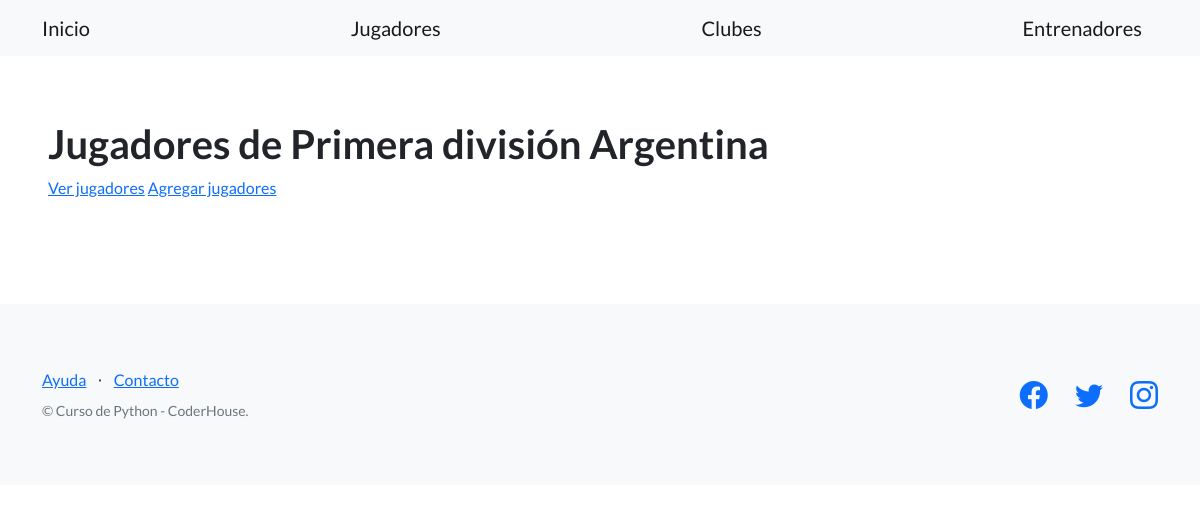
The page /futbol/jugadores/ on the database as committed earlier.
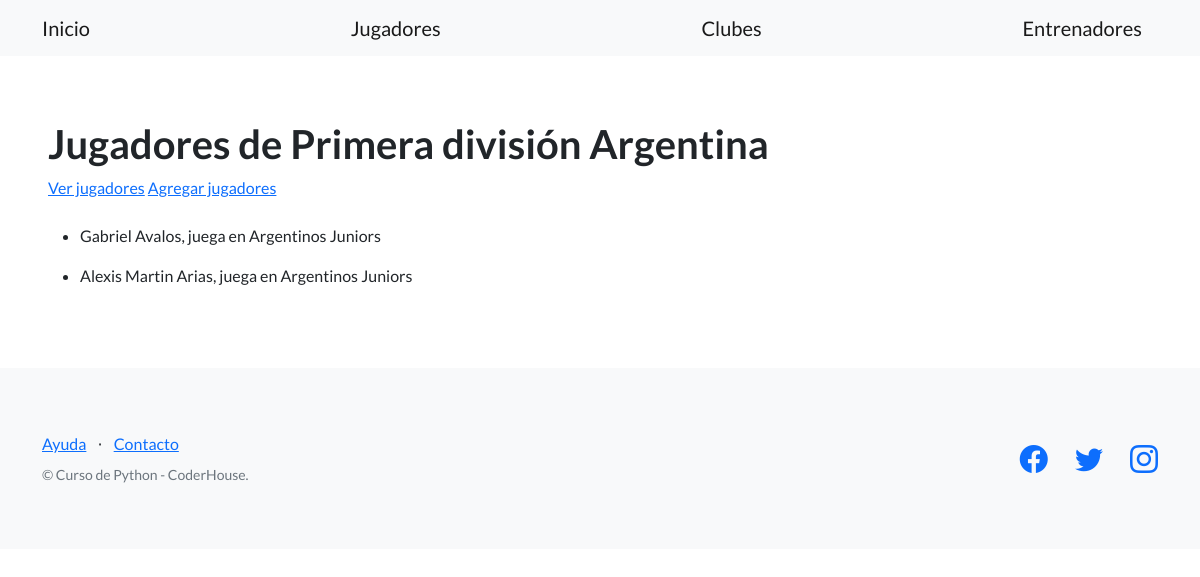
The same page on the database as committed later.
### control_futbol/models.py (models this page shows)
class Jugador(models.Model):
    nombre = models.CharField(max_length=64)
    apellido = models.CharField(max_length=256)
    club = models.CharField(max_length=256)
    altura = models.CharField(max_length=64)
    peso = models.IntegerField()

### control_futbol/views.py (the view)
# urls.py: path("jugadores/", listar_jugadores, name="lista_jugadores"),
def listar_jugadores(request):
    contexto = {
        "jugadores": Jugador.objects.all(),
    }
    http_response = render(
        request = request,
        template_name = 'control_futbol/lista_jugadores.html',
        context=contexto,
    )
    return http_response

### control_futbol/templates/control_futbol/lista_jugadores.html (shortened to what this page needs)
{% extends "base.html" %}
{% block contenido %}
<h1>Jugadores de Primera división Argentina</h1>
<a href="{% url 'lista_jugadores' %}">Ver jugadores</a>
<a href="{% url 'agregar_jugadores' %}">Agregar jugadores</a>
<br><br>
<ul>
    {% for Jugador in jugadores %}
        <li>
            <p>{{Jugador.nombre}} {{ Jugador.apellido }}, juega en {{ Jugador.club }}</p>
        </li>
    {% endfor %}
</ul>
{% endblock contenido %}

Rows that differ between the two databases and show on the page:
added Jugador: nombre "Gabriel", apellido "Avalos", club "Argentinos Juniors"
added Jugador: nombre "Alexis Martin", apellido "Arias", club "Argentinos Juniors"
